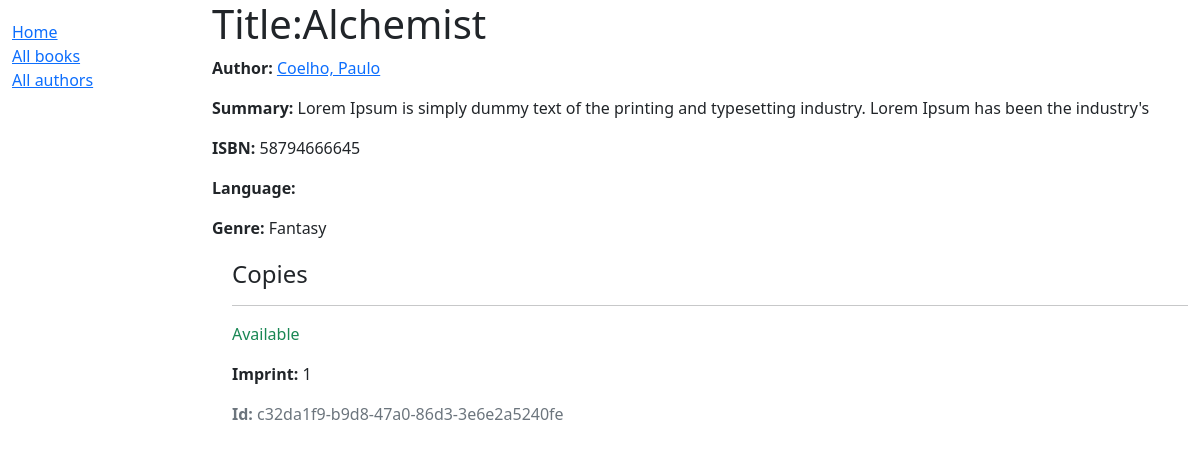
The app's page /lib/books/4/ with its own data.
### library/models.py (models this page shows, shortened)
class Book(models.Model):
    title=models.CharField(max_length=200)
    author=models.ForeignKey('Author', on_delete=models.SET_NULL, null=True)
    summary=models.TextField(max_length=1000, help_text='Enter a brief description')
    isbn=models.CharField('ISBN',max_length=13,unique=True,help_text='13 character')
    genre=models.ManyToManyField(Genre, help_text='select a genre for this book')

class Author(models.Model):
    first_name=models.CharField(max_length=100)
    last_name=models.CharField(max_length=100)
    date_of_birth=models.DateField(null=True, blank=True)
    date_of_death=models.DateTimeField('Died', null=True, blank=True)
    class Meta:
        ordering=['last_name','first_name']
    def __str__(self):
        return f'{self.last_name}, {self.first_name}'

class Genre(models.Model):
    name=models.CharField(max_length=200, help_text='Enter a book genre (e.g. Science Fiction)')
    def __str__(self):
        return self.name
    def display_genre(self):
        return ','.join(genre.name for genre in self.genre.all()[:3])
    display_genre.short_description='Genre'

class BookInstance(models.Model):
    id=models.UUIDField(primary_key=True, default=uuid.uuid4,help_text='Unique ID for this particular book across whole library')
    book=models.ForeignKey('Book', on_delete=models.RESTRICT, null=True)
    imprint=models.CharField(max_length=200)
    due_back=models.DateField(null=True,blank=True)
    LOAN_STATUS = (
        ('m', 'Maintenance'),
        ('o', 'On loan'),
        ('a', 'Available'),
        ('r', 'Reserved'),
    )
    status = models.CharField(
        max_length=1,
        choices=LOAN_STATUS,
        blank=True,
        default='m',
        help_text='Book availability',
    )
    class Meta:
        ordering=['due_back']

### library/views.py (the view)
# urls.py: path('books/<int:id>/', views.detail, name='book-detail'),
def detail(request,id):
    book=get_object_or_404(Book, pk=id)
    context={'book':book}
    return render(request, 'library/book_detail.html',context)

### library/templates/library/book_detail.html (shortened to what this page needs)
{% extends 'library/base.html'%}
{% block content %}
<h1>Title:{{book.title}}</h1>
  <p><strong>Author:</strong> <a href="{% url 'library:book-detail'  %}">{{ book.author }}</a></p>
  <p><strong>Summary:</strong> {{ book.summary }}</p>
  <p><strong>ISBN:</strong> {{ book.isbn }}</p>
  <p><strong>Language:</strong> {{ book.language }}</p>
  <p><strong>Genre:</strong> {{ book.genre.all|join:", " }}</p>
  <div style="margin-left:20px;margin-top:20px">
    <h4>Copies</h4>
    {% for copy in book.bookinstance_set.all %}
      <hr>
      <p class="{% if copy.status == 'a' %}text-success{% elif copy.status == 'm' %}text-danger{% else %}text-warning{% endif %}">
        {{ copy.get_status_display }}
      </p>
      <p><strong>Imprint:</strong> {{ copy.imprint }}</p>
      <p class="text-muted"><strong>Id:</strong> {{ copy.id }}</p>
    {% endfor %}
  </div>
{% endblock %}

### records on screen
Book: author "Coelho, Paulo", summary "Lorem Ipsum is simply dummy text of the printing and typesetting industry. Lorem Ipsum has been the industry's", isbn "58794666645", genre.all "Fantasy"
BookInstance: status "Available", imprint "1", id "c32da1f9-b9d8-47a0-86d3-3e6e2a5240fe"
